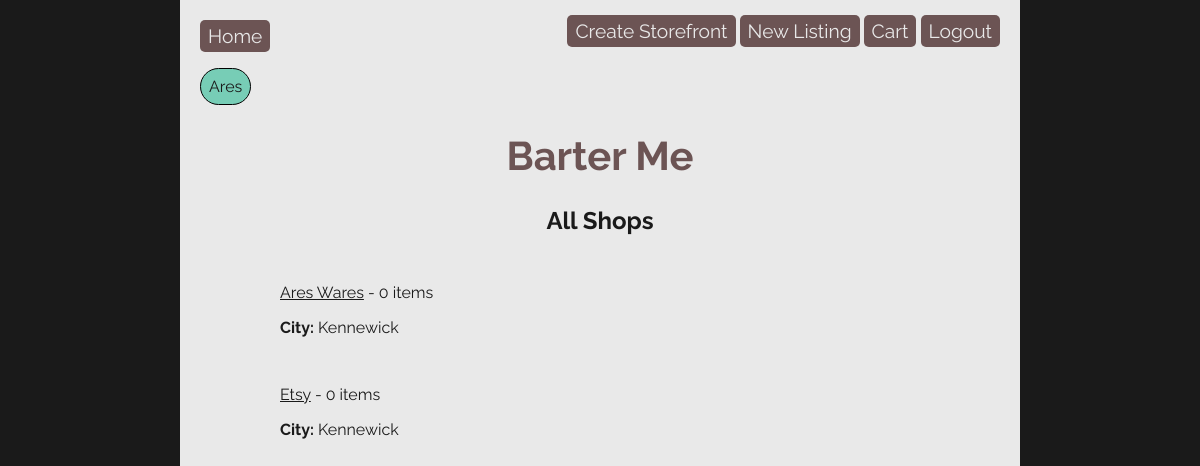
Screenshot of / (signed in) with the database file from the repository.
### barter_app/models.py (models this page shows, shortened)
class User(UserMixin, db.Model):
	id = db.Column(db.Integer, primary_key=True)
	username = db.Column(db.String(80), nullable=False, unique=True)
	password = db.Column(db.String(80), nullable=False)
	cart_list = db.relationship('ListedItem', secondary='user_cart', back_populates='cart_items')

class ShopContainer(db.Model):
	id = db.Column(db.Integer, primary_key=True)
	shop_name = db.Column(db.String(80), nullable=False)
	city = db.Column(db.String(200), nullable=False)
	items = db.relationship('ListedItem', back_populates='shop')
	created_by_id = db.Column(db.Integer, db.ForeignKey('user.id'))
	created_by = db.relationship('User')

### barter_app/main/routes.py (the view)
@main.route('/')
def homepage():
	all_shops = ShopContainer.query.all()
	print(all_shops)
	return render_template('home.html', all_shops=all_shops)

### barter_app/extensions.py (called while the page is built)
@login_manager.user_loader
def load_user(user_id):
	return User.query.get(user_id)

### barter_app/templates/home.html
{% extends 'base.html' %}
{% block content %}
<h1 class="home_h1">Barter Me</h1>
<h2 class="home_h2">All Shops</h2>
{% for shop in all_shops %}
<div class="shop">
	<a href="/shop/{{ shop.id }}">{{ shop.shop_name }}</a> -
	{{ shop.items|length }} items
	<p><strong>City:</strong> {{ shop.city }}</p>
</div>
{% endfor %}
{% endblock %}

### barter_app/templates/base.html (shortened to what this page needs)
<!DOCTYPE html>
<html>
	<head>
		<link rel="stylesheet" href="../static/style.css">
	</head>
	<body>
		<div id="content">
			<nav>
				<a href="/">Home</a>
				<div>
					{% if current_user.is_authenticated %}
						<a href="/create_shop">Create Storefront</a>
						<a href="/new_item">New Listing</a>
						<a href="/cart">Cart</a>
						<a href="/logout">Logout</a>
					{% else %}
						<a href="/signup">Sign Up</a>
						<a href="/login">Login</a>
					{% endif %}
				</div>
			</nav>
			{% if current_user.is_authenticated %}
				<p class="user_profile">{{ current_user.username }}</p>
			{% endif %}
			{% block content %}{% endblock %}
		</div>
	</body>
</html>

### barter_app/static/style.css (style rules this page uses)
body, html { min-height: 100vh; margin: 0 auto; display: flex; flex-direction: column; align-items: center; background-color: #1a1a1a; color: #1a1a1a; font-family: 'Raleway', sans-serif; }
a { color: #1a1a1a; }
#content { width: 70%; max-width: auto; min-width: 800px; min-height: 90vh; background-color: #e9e9e9; padding: 20px; }
.user_profile { border: 1px solid black; background-color: #77cdb6; border-radius: 20px; padding: .5em; max-width: fit-content; }
nav { width: 100%; display: flex; flex-direction: row; justify-content: space-between; }
nav a { color: #e9e9e9; text-decoration: none; border: none; border-radius: 5px; background-color: #6c5454; padding: 5px 8px; font-size: 1.2em; }
.home_h1 { display: flex; justify-content: center; font-size: 40px; font-weight: bolder; color: #6c5454; }
.home_h2 { display: flex; justify-content: center; }
.shop { margin: 3em 5em; }

### rows the page displays
User: username "Ares"
ShopContainer: shop_name "Ares Wares", items|length "0", city "Kennewick"
ShopContainer: shop_name "Etsy", items|length "0", city "Kennewick"
